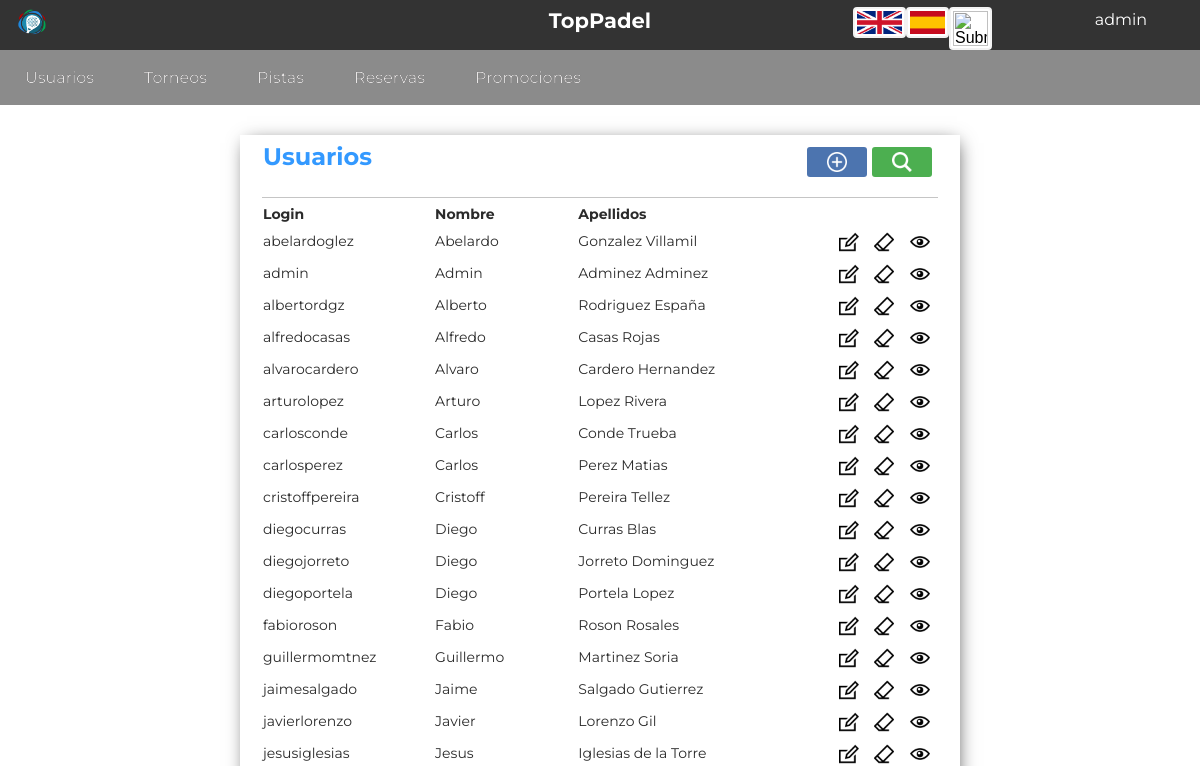
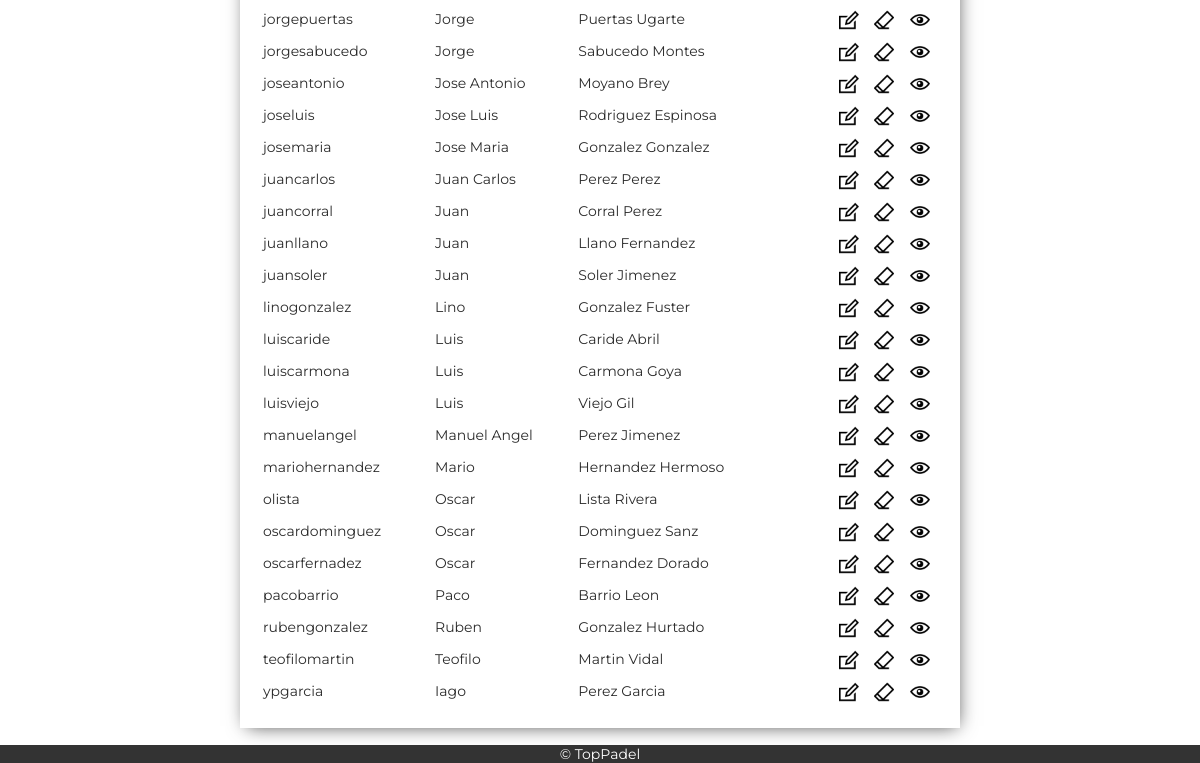
Page /Controllers/Usuarios_Controller.php (signed in) on the earlier database version (2 pictures, top to bottom).
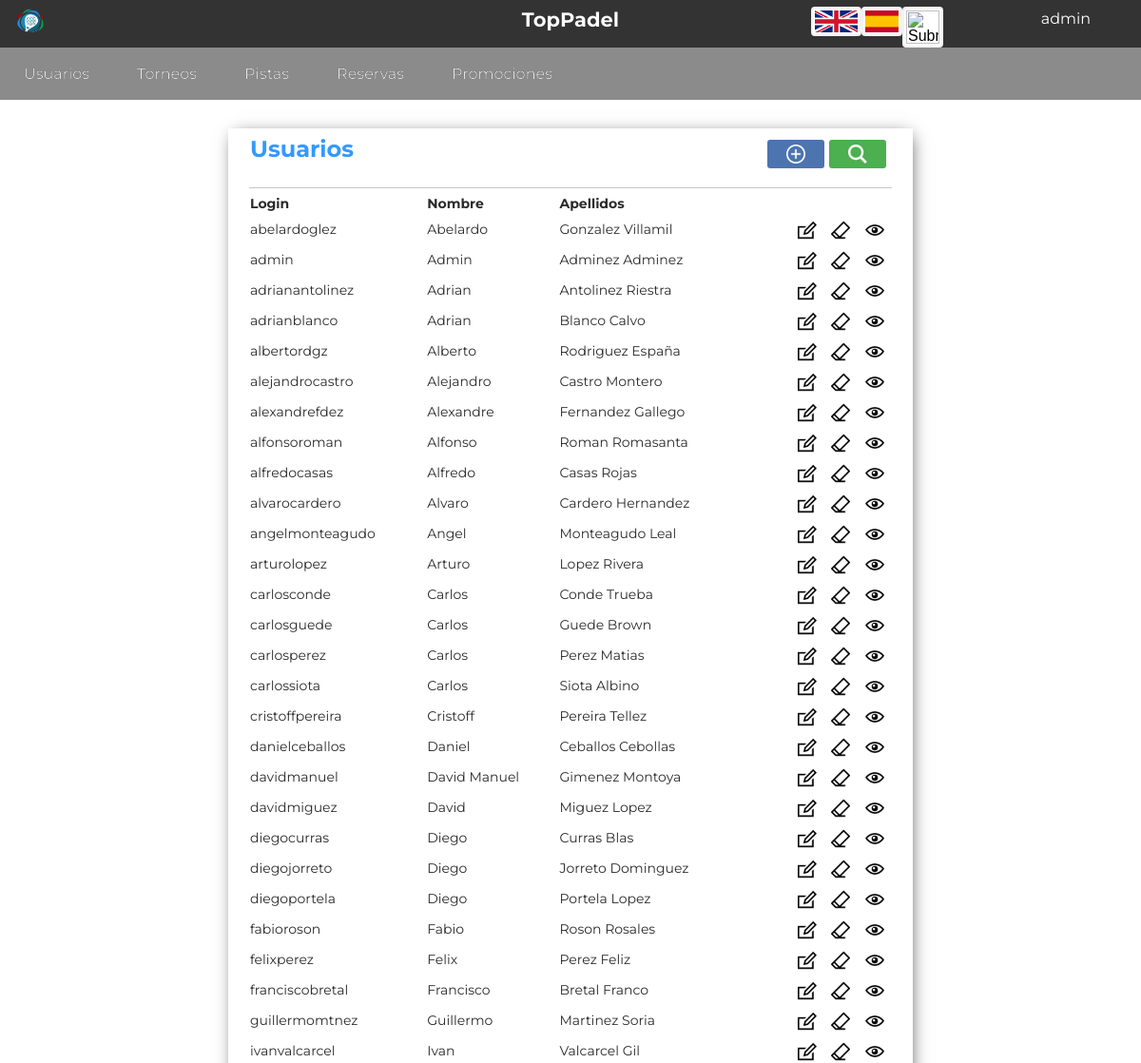
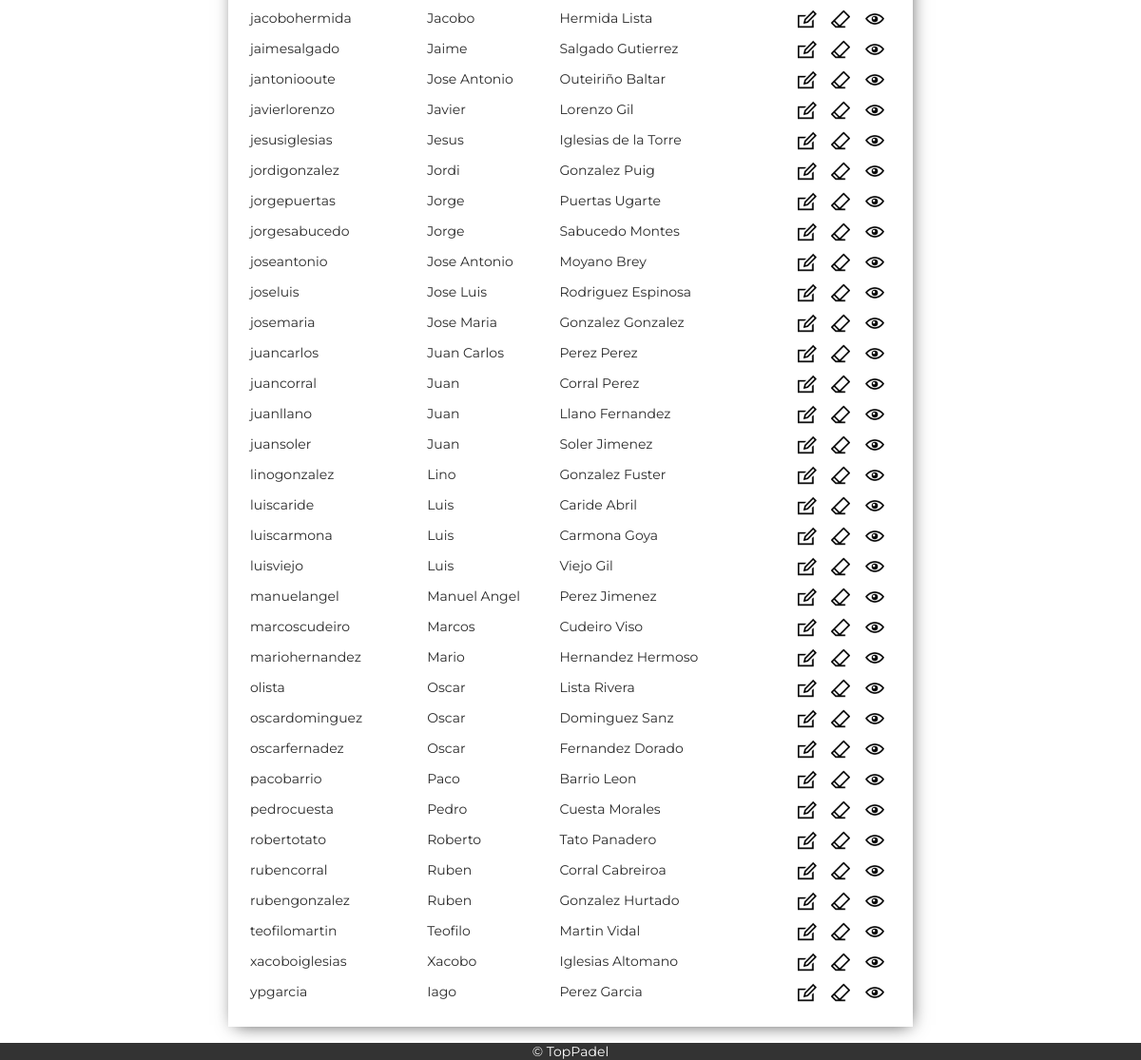
Same page on the later database version (2 pictures, top to bottom).
### tables this page shows
CREATE TABLE `usuarios` (
  `login` varchar(45) NOT NULL,
  `password` varchar(128) NOT NULL,
  `dni` varchar(9) NOT NULL,
  `nombre` varchar(30) NOT NULL,
  `apellidos` varchar(50) NOT NULL,
  `telefono` varchar(11) NOT NULL,
  `email` varchar(60) NOT NULL,
  `fecha` date NOT NULL,
  `sexo` enum('Masculina','Femenina') NOT NULL,
  `tipo` enum('ADMIN','NORMAL','ENTRENADOR') NOT NULL,
  `socio` enum('SI','NO') NOT NULL DEFAULT 'NO',
  `IBAN` varchar(4) DEFAULT NULL,
  `cuenta` varchar(30) DEFAULT NULL
);

### Models/Usuarios_Model.php (called while the page is built, shortened)
<?php
class USUARIOS_Model {
	var $login;
	var $dni;
	var $nombre;
	var $apellidos;
	var $telefono;
	var $email;
	var $fecha;
	var $sexo;
	var $socio;
	var $tipo;
	var $IBAN;
	var $cuenta;
function __construct($login,$password,$dni,$nombre,$apellidos,$telefono,$email,$fecha,$sexo,$tipo,$socio,$IBAN,$cuenta){
	$this->login = $login;
	$this->dni = $dni;
	$this->nombre = $nombre;
	$this->apellidos = $apellidos;
	$this->telefono = $telefono;
	$this->email = $email;
	$this->fecha = $fecha;
	$this->sexo = $sexo;
	$this->tipo = $tipo;
	$this->socio = $socio;
	$this->IBAN = $IBAN;
	$this->cuenta = $cuenta;
	include_once 'Access_DB.php';
	$this->mysqli = ConnectDB();
}
function search(){
	     $sql = "SELECT *
       			FROM usuarios
    			WHERE
    				(
    				(`login` LIKE '%$this->login%') &&
	 				(`nombre` LIKE '%$this->nombre%') &&
					(`apellidos` LIKE '%$this->apellidos%') &&
					(`dni` LIKE '%$this->dni%') &&
					(`telefono` LIKE '%$this->telefono%') &&
					(`email` LIKE '%$this->email%') &&
					(`fecha` LIKE '%$this->fecha%') &&
					(`sexo` LIKE '%$this->sexo%') &&
					(`tipo` LIKE '%$this->tipo%') &&
					(`socio` LIKE '%$this->socio%') &&
					(`IBAN` LIKE '%$this->IBAN%') &&
					(`cuenta` LIKE '%$this->cuenta%')
    				)";
    if (!($resultado = $this->mysqli->query($sql))){
		return 'Error en la búsqueda';
	}
    else{
		return $resultado;
	}
}
}
?>

### Models/Access_DB.php (called while the page is built)
<?php
function ConnectDB()
{
    $mysqli = new mysqli("localhost", "todolist", "todolist", "todolist");
	if ($mysqli->connect_errno) {
		include './MESSAGE.php';
		new MESSAGE("Fallo al conectar a MySQL: (" . $mysqli->connect_errno . ") " . $mysqli->connect_error, './index.php');
		return false;
	}
	else{
		return $mysqli;
	}
}
?>

### Views/Usuarios_SHOWALL_View.php (the view, shortened to what this page needs)
<?php
include '../Views/Header.php';
 class Usuarios_SHOWALL{
	var $datos;
	function __construct($datos,$enlace){
		$this -> datos = $datos;
		$this -> mostrar();
	}
	function mostrar(){
?>
	<div class="showall">
		<table class="showAllUsers">
			<tr><th class="title" colspan="4"><?php echo $strings['Usuarios']; ?>
			<form class="tableActions" action="../Controllers/Usuarios_Controller.php" method="">
			<button class="buscar-little" name="action" value="Confirmar_SEARCH" type="submit"></button>
			<button class="anadir-little"  name="action" value="Confirmar_ADD" type="submit"></button>
			</form></th></tr>
			<tr>
				<th><?php echo $strings['Login']; ?></th>
				<th><?php echo $strings['Nombre']; ?></th>
				<th><?php echo $strings['Apellidos']; ?></th>
				<th></th>
			</tr>
		<?php
			while($fila = $this ->datos->fetch_array()){
		?>
			<tr>
				<form action="../Controllers/Usuarios_Controller.php" method="post" name="action" >
					<td><?php echo $fila['login']; ?></td>
					<td><?php echo $fila['nombre']; ?></td>
					<td><?php echo $fila['apellidos']; ?></td>
					<td style="text-align:right">
						<button class="editar" name="action" value="Confirmar_EDIT" type="submit"></button>
						<button class="borrar" name="action" value="Confirmar_DELETE1" type="submit"></button>
						<button class="add" name="action" value="Confirmar_SHOWCURRENT" type="submit"></button>
					</td>
				</form>
			</tr>
		<?php
			}
		?>
		</table>
	</div>
<?php
    }
}
?>
<footer>
	<?php include '../Views/Footer.php'; ?>

Differences in the rows shown:
added usuarios: login "adrianantolinez", nombre "Adrian", apellidos "Antolinez Riestra"
added usuarios: login "adrianblanco", nombre "Adrian", apellidos "Blanco Calvo"
added usuarios: login "alejandrocastro", nombre "Alejandro", apellidos "Castro Montero"
added usuarios: login "alexandrefdez", nombre "Alexandre", apellidos "Fernandez Gallego"
added usuarios: login "alfonsoroman", nombre "Alfonso", apellidos "Roman Romasanta"
added usuarios: login "angelmonteagudo", nombre "Angel", apellidos "Monteagudo Leal"
added usuarios: login "carlosguede", nombre "Carlos", apellidos "Guede Brown"
added usuarios: login "carlossiota", nombre "Carlos", apellidos "Siota Albino"
added usuarios: login "danielceballos", nombre "Daniel", apellidos "Ceballos Cebollas"
added usuarios: login "davidmanuel", nombre "David Manuel", apellidos "Gimenez Montoya"
added usuarios: login "davidmiguez", nombre "David", apellidos "Miguez Lopez"
added usuarios: login "felixperez", nombre "Felix", apellidos "Perez Feliz"
added usuarios: login "franciscobretal", nombre "Francisco", apellidos "Bretal Franco"
added usuarios: login "ivanvalcarcel", nombre "Ivan", apellidos "Valcarcel Gil"
added usuarios: login "jacobohermida", nombre "Jacobo", apellidos "Hermida Lista"
added usuarios: login "jantoniooute", nombre "Jose Antonio", apellidos "Outeiriño Baltar"
added usuarios: login "jordigonzalez", nombre "Jordi", apellidos "Gonzalez Puig"
added usuarios: login "marcoscudeiro", nombre "Marcos", apellidos "Cudeiro Viso"
added usuarios: login "pedrocuesta", nombre "Pedro", apellidos "Cuesta Morales"
added usuarios: login "robertotato", nombre "Roberto", apellidos "Tato Panadero"
added usuarios: login "rubencorral", nombre "Ruben", apellidos "Corral Cabreiroa"
added usuarios: login "xacoboiglesias", nombre "Xacobo", apellidos "Iglesias Altomano"
